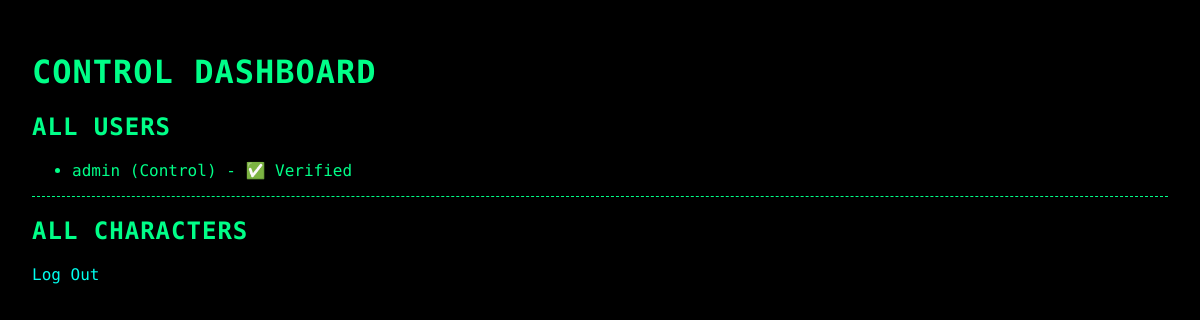
Page /dashboard (signed in) on the earlier database version.
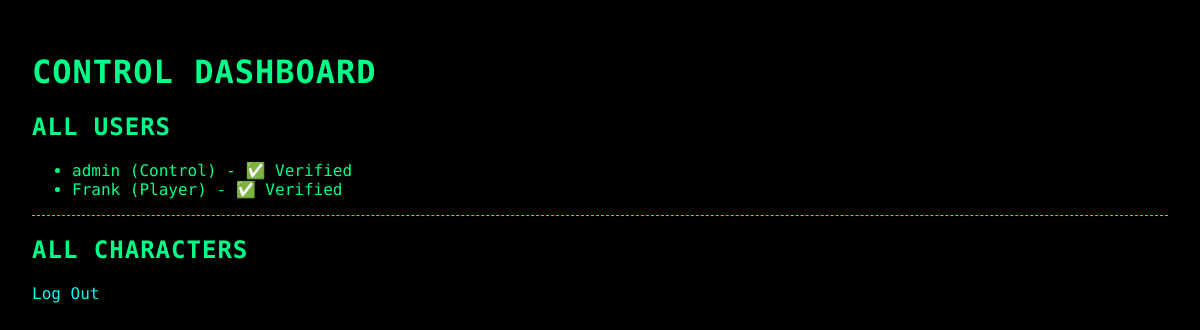
Same page on the later database version.
### app/models.py (models this page shows)
class User(UserMixin, db.Model):
    id = db.Column(db.Integer, primary_key=True)
    username = db.Column(db.String(64), unique=True, nullable=False)
    email = db.Column(db.String(120), unique=True, nullable=False)
    password = db.Column(db.String(128), nullable=False)
    is_verified = db.Column(db.Boolean, default=False)
    role = db.Column(db.String(20), default='Player')  # 'Player' or 'Control'
    character = db.relationship("Character", backref="user", uselist=False)

### app/routes.py (the view)
@main_bp.route('/dashboard')
@login_required
def dashboard():
    if current_user.role == 'Control':
        from .models import User, Character
        all_users = User.query.all()
        all_characters = Character.query.all()
        return render_template('control_dashboard.html', users=all_users, characters=all_characters)
    else:
        return render_template('dashboard.html', character=current_user.character)

### app/models.py (called while the page is built)
@login_manager.user_loader
def load_user(user_id):
    return User.query.get(int(user_id))

### app/templates/control_dashboard.html (shortened to what this page needs)
<!DOCTYPE html>
<html>
<head>
  <link rel="stylesheet" href="{{ url_for('static', filename='css/retro.css') }}">
</head>
<body>
<h1>Control Dashboard</h1>
<h2>All Users</h2>
<ul>
  {% for user in users %}
    <li>{{ user.username }} ({{ user.role }}) - {{ '✅ Verified' if user.is_verified else '❌ Unverified' }}</li>
  {% endfor %}
</ul>
<hr>
<h2>All Characters</h2>
<a href="{{ url_for('auth.logout') }}">Log Out</a>
</body></html>

### app/static/css/retro.css (style rules this page uses)
body { background-color: #000; color: #00ff88; font-family: 'Share Tech Mono', monospace; margin: 0; padding: 2rem; }
a { color: #00ffee; text-decoration: none; }
h1, h2, label { text-transform: uppercase; letter-spacing: 1px; }
hr { border: none; border-top: 1px dashed #00ff88; margin: 1rem 0; }

Differences in the rows shown:
added User: username "Frank", role "Player", is_verified "✅ Verified"
